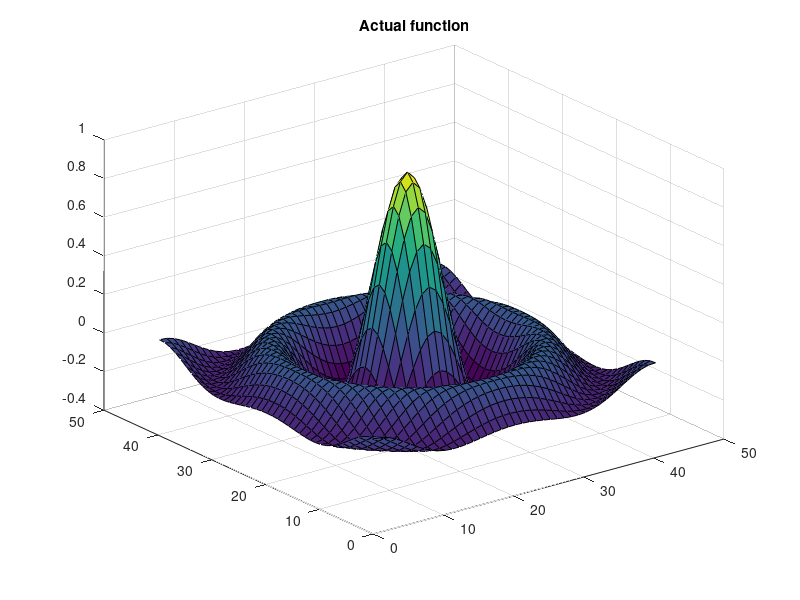

This figure's MATLAB source: (Note: this script raises an error after producing the figure.)
%Creating Dataset
x = -10:0.5:10;
y = -10:0.5:10;
[X,Y] = meshgrid(x,y);
[row,col] = size(X);

r = sqrt(X.^2+Y.^2);
Z = sin(r+eps)./(r+eps);
figure(1);
surf(Z);
title("Actual function");

L1 = reshape(X,[row*col,1]);
L2 = reshape(Y,[row*col,1]);
L3 = reshape(Z,[row*col,1]);

data = [L1,L2,L3]; %Input-Output Data (First two cols are I/P and the last col is output)

%Generating initial FIS with options
Optg = genfisOptions('GridPartition');
Optg.NumMembershipFunctions = 20;
Optg.InputMembershipFunctionType = 'gaussmf';
fis1 = genfis(data(:,1:2), data(:,3),Optg); %Initial FIS

%ANFIS Training options
options = anfisOptions('InitialFIS',fis1,'EpochNumber',5);
fis2 = anfis(data,options);
anfis_output = evalfis(fis2,data(:,1:2));
O = reshape(anfis_output,[row,col]);
figure(2);
surf(O);
title('Estimated function');

error = Z-O; %Finding error between actual and approximated function
figure(3);
surf(error);
title('Error b/w actual and approximation');




